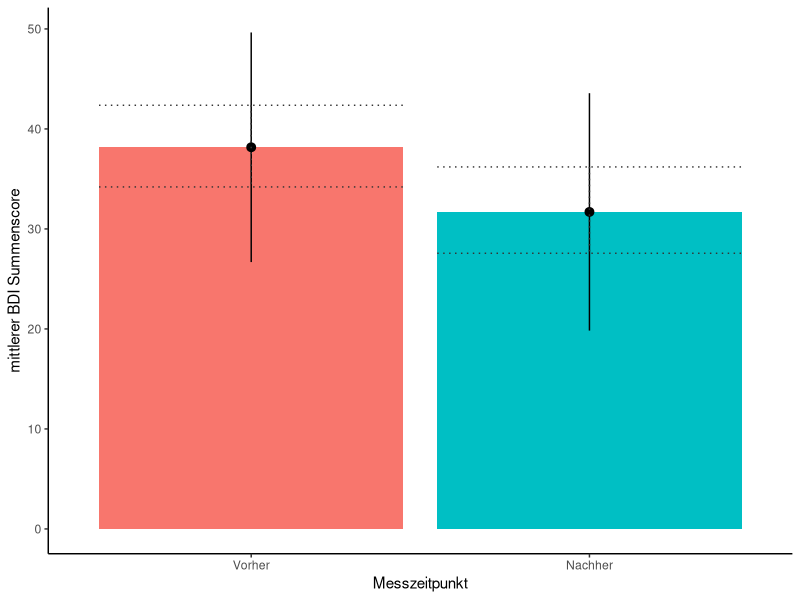

Write R code to recreate this figure.
## ---- chunk 1
knitr::opts_chunk$set(echo = FALSE)
## ---- chunk 2
# Pakete für diesen Artikel
library(tidyverse)
library(truncnorm)
## ---- chunk 3

set.seed(12345) # seed for reproducibility of random numbers

t1_sunhours <- rnorm(n = 60, mean = 3)
t2_sunhours <- rnorm(n = 60, mean = 6.5)

# simulate BDI scores at time 1
t1_bdi <- round(t1_sunhours + rtruncnorm(n = 60, a = 3, b = 60, m = 37, sd = 10), 0) 

# simulate BDI scores at time 2, which are on average 5 points smaller than at time 1
t2_bdi <- round(t1_bdi - t2_sunhours + rnorm(n = 60, sd = 3), 0)

# wrap in a data frame
d <- tibble(t1_bdi, t2_bdi, t1_sunhours, t2_sunhours) %>% 
  
  mutate(id = 1:n()) %>% 
  mutate(group = rep(c("treatment", "control"), each = 30)) %>% 
  
  pivot_longer(t1_bdi:t2_sunhours, 
               names_to=c("time", ".value"), 
               names_pattern="(.*)_(.*)") %>%
  
  mutate(time = factor(time, labels = c("pre", "post")))
  
  

# subset: only subjects in treatment group
treated <- d %>% filter(group == "treatment")

# summarised data with difference
diff_data <- d %>% 
  dplyr::select(-sunhours) %>%
  pivot_wider(values_from=bdi, names_from=time) %>% 
  mutate(bdi_change = post - pre) %>% 
  ungroup()
## ---- chunk 4
m1 <- lm(bdi ~ time, data = treated)
m1_sum <- summary(m1)

beta <- m1$coefficients[[2]] %>% round(2)
beta_ci <- confint(m1)[2,] %>% round(2)
beta_p <- m1_sum$coefficients[[2,4]] %>% round(3)
## ---- chunk 5
# Plot
plot <- treated %>% 
  ggplot(aes(x = time, y = bdi, fill = time)) +
  
  # Balken mit Mittelwerten
  stat_summary(fun = "mean", geom = "bar") +
  
  # Darstellung von Standardabweichungen
  stat_summary(fun.data = "mean_sdl", fun.args = list(mult = 1), 
               geom = "pointrange") +
  
  stat_summary(fun.data = "mean_cl_boot", 
               geom = "errorbar", linetype = "dotted", color = "grey20") +
  
  # Beschriftungen und Layout
  labs(x = "Messzeitpunkt", 
       y = "mittlerer BDI Summenscore") +
  
  scale_x_discrete(labels = c("Vorher", "Nachher")) +
  guides(fill = FALSE) +
  theme_classic()
## ---- chunk 6
# using full sample, dv: change in BDI score (post - pre)
m2 <- lm(bdi_change ~ group, data = diff_data)
m2_sum <- m2 %>% summary()
## ---- chunk 7
# statistical control of confounder
m3 <- lm(bdi ~ time + sunhours, data = treated)
m3_sum <- m3 %>% summary()
## ---- chunk 8
d %>% select(-sunhours, -group) %>% print(n=4)
## ---- chunk 9
m1_sum
## ---- chunk 10
plot
